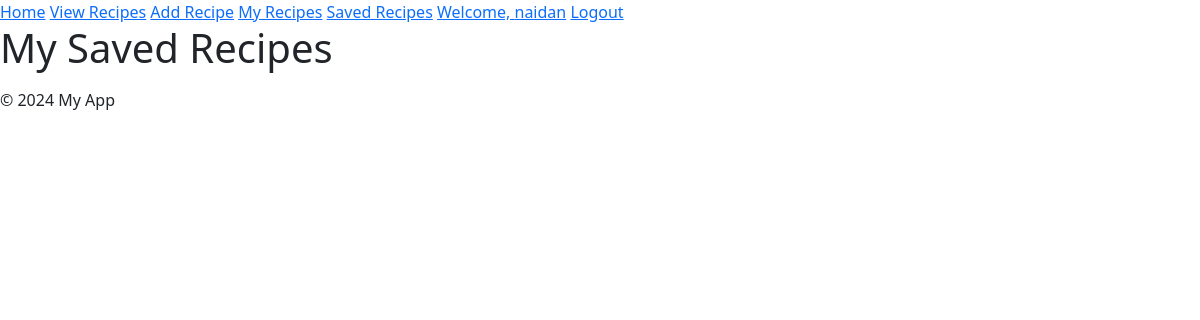
Page /saved_recipes (signed in) on the earlier database version.
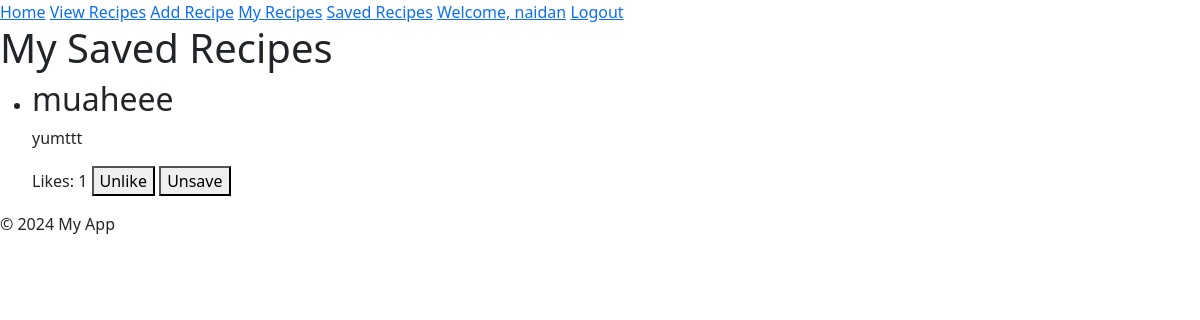
Same page on the later database version.
### app/models.py (models this page shows)
class Recipe(db.Model):
    __tablename__ = 'recipes'
    id = db.Column(db.Integer, primary_key=True, autoincrement=True)
    user_id = db.Column(db.Integer, db.ForeignKey('users.id'), nullable=False)
    author = db.relationship('User', back_populates='recipes')
    title = db.Column(db.String(100), nullable=False)
    description = db.Column(db.Text, nullable=False)
    ingredients = db.Column(db.Text, nullable=False)
    steps = db.Column(db.Text, nullable=False)
    image_url = db.Column(db.String(255))  # Optional, we can set a default picture if anythign
    created_at = db.Column(db.DateTime, default=datetime.utcnow)
    likes = db.relationship('Like', back_populates='recipe', cascade="all, delete-orphan")
    saved_by = db.relationship('SavedRecipe', back_populates='recipe', cascade="all, delete-orphan")

### app/views.py (the view)
@app.route('/saved_recipes', methods=['GET'])
@login_required
def saved_recipes():
    saved_recipes = Recipe.query.join(SavedRecipe, Recipe.id == SavedRecipe.recipe_id) \
                                .filter(SavedRecipe.user_id == current_user.id).all()
    return render_template('saved_recipes.html', saved_recipes=saved_recipes)

### app/views.py (called while the page is built)
@login_manager.user_loader
def load_user(user_id):
    return User.query.get(int(user_id))  # Assumes user_id is the primary key of User model

### app/templates/saved_recipes.html (shortened to what this page needs)
{% extends 'base.html' %}
{% block content %}
<h1>My Saved Recipes</h1>
<ul>
{% for recipe in saved_recipes %}
    <li>
        <h2>{{ recipe.title }}</h2>
        <p>{{ recipe.description }}</p>
        <div>
            <span>Likes: <span id="like-count-{{ recipe.id }}">{{ recipe.likes|length }}</span></span>
            {% set user_liked = (recipe.likes|selectattr('user_id','equalto',current_user.id)|list) %}
            {% set user_saved = (recipe.saved_by|selectattr('user_id','equalto',current_user.id)|list) %}
            <button class="like-button" data-recipe-id="{{ recipe.id }}">
                {% if user_liked %}
                    Unlike
                {% else %}
                    Like
                {% endif %}
            </button>
            <button class="save-button" data-recipe-id="{{ recipe.id }}">
                {% if user_saved %}
                    Unsave
                {% else %}
                    Save
                {% endif %}
            </button>
        </div>
    </li>
{% endfor %}
</ul>
{% endblock %}

Differences in the rows shown:
now on this page (row edited): Recipe: title "muaheee", description "yumttt", likes|length "1"
